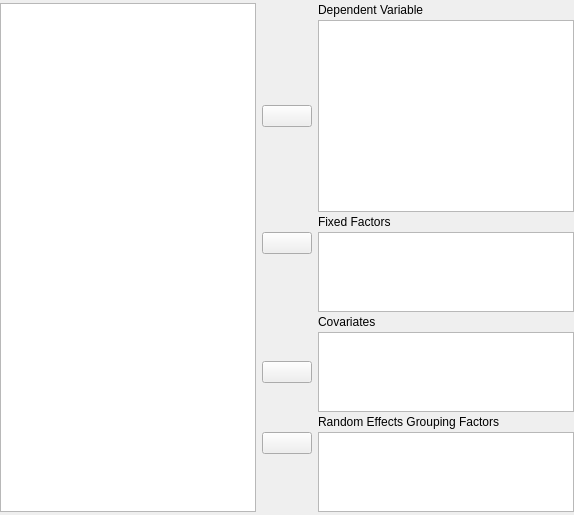
    <widget class="QWidget" name="topWidget" native="true">
     <property name="sizePolicy">
      <sizepolicy hsizetype="Preferred" vsizetype="Fixed">
       <horstretch>0</horstretch>
       <verstretch>0</verstretch>
      </sizepolicy>
     </property>
     <layout class="QGridLayout" name="gridLayout_3">
      <property name="leftMargin">
       <number>0</number>
      </property>
      <property name="topMargin">
       <number>3</number>
      </property>
      <property name="rightMargin">
       <number>0</number>
      </property>
      <property name="bottomMargin">
       <number>3</number>
      </property>
      <property name="verticalSpacing">
       <number>3</number>
      </property>
      <item row="7" column="2">
       <widget class="QLabel" name="label_3">
        <property name="text">
         <string>Random Effects Grouping Factors</string>
        </property>
       </widget>
      </item>
      <item row="1" column="2">
       <widget class="boundSingleItemView" name="dependent">
        <property name="sizePolicy">
         <sizepolicy hsizetype="Expanding" vsizetype="Fixed">
          <horstretch>0</horstretch>
          <verstretch>0</verstretch>
         </sizepolicy>
        </property>
        <property name="minimumSize">
         <size>
          <width>0</width>
          <height>0</height>
         </size>
        </property>
        <property name="maximumSize">
         <size>
          <width>16777215</width>
          <height>16777215</height>
         </size>
        </property>
        <property name="selectionMode">
         <enum>QAbstractItemView::ExtendedSelection</enum>
        </property>
       </widget>
      </item>
      <item row="8" column="2" rowspan="2">
       <widget class="BoundListView" name="randomFactors">
        <property name="sizePolicy">
         <sizepolicy hsizetype="Expanding" vsizetype="Fixed">
          <horstretch>0</horstretch>
          <verstretch>0</verstretch>
         </sizepolicy>
        </property>
        <property name="minimumSize">
         <size>
          <width>0</width>
          <height>80</height>
         </size>
        </property>
        <property name="maximumSize">
         <size>
          <width>16777215</width>
          <height>80</height>
         </size>
        </property>
        <property name="selectionMode">
         <enum>QAbstractItemView::ExtendedSelection</enum>
        </property>
       </widget>
      </item>
      <item row="3" column="2" rowspan="2">
       <widget class="BoundListView" name="fixedFactors">
        <property name="sizePolicy">
         <sizepolicy hsizetype="Expanding" vsizetype="Fixed">
          <horstretch>0</horstretch>
          <verstretch>0</verstretch>
         </sizepolicy>
        </property>
        <property name="minimumSize">
         <size>
          <width>0</width>
          <height>80</height>
         </size>
        </property>
        <property name="maximumSize">
         <size>
          <width>16777215</width>
          <height>80</height>
         </size>
        </property>
        <property name="selectionMode">
         <enum>QAbstractItemView::ExtendedSelection</enum>
        </property>
       </widget>
      </item>
      <item row="6" column="2">
       <widget class="BoundListView" name="fixedCovariates">
        <property name="sizePolicy">
         <sizepolicy hsizetype="Expanding" vsizetype="Fixed">
          <horstretch>0</horstretch>
          <verstretch>0</verstretch>
         </sizepolicy>
        </property>
        <property name="minimumSize">
         <size>
          <width>0</width>
          <height>80</height>
         </size>
        </property>
        <property name="maximumSize">
         <size>
          <width>16777215</width>
          <height>80</height>
         </size>
        </property>
        <property name="selectionMode">
         <enum>QAbstractItemView::ExtendedSelection</enum>
        </property>
       </widget>
      </item>
      <item row="2" column="2">
       <widget class="QLabel" name="label_2">
        <property name="text">
         <string>Fixed Factors</string>
        </property>
       </widget>
      </item>
      <item row="5" column="2">
       <widget class="QLabel" name="label_4">
        <property name="text">
         <string>Covariates</string>
        </property>
       </widget>
      </item>
      <item row="9" column="1">
       <spacer name="verticalSpacer">
        <property name="orientation">
         <enum>Qt::Vertical</enum>
        </property>
        <property name="sizeHint" stdset="0">
         <size>
          <width>20</width>
          <height>0</height>
         </size>
        </property>
       </spacer>
      </item>
      <item row="4" column="1">
       <spacer name="verticalSpacer_1">
        <property name="orientation">
         <enum>Qt::Vertical</enum>
        </property>
        <property name="sizeHint" stdset="0">
         <size>
          <width>20</width>
          <height>0</height>
         </size>
        </property>
       </spacer>
      </item>
      <item row="8" column="1">
       <widget class="AssignButton" name="buttonAssignRandom">
        <property name="sizePolicy">
         <sizepolicy hsizetype="Fixed" vsizetype="Fixed">
          <horstretch>0</horstretch>
          <verstretch>0</verstretch>
         </sizepolicy>
        </property>
        <property name="minimumSize">
         <size>
          <width>50</width>
          <height>0</height>
         </size>
        </property>
        <property name="maximumSize">
         <size>
          <width>50</width>
          <height>16777215</height>
         </size>
        </property>
        <property name="text">
         <string/>
        </property>
       </widget>
      </item>
      <item row="1" column="1">
       <widget class="AssignButton" name="buttonAssignDependent">
        <property name="sizePolicy">
         <sizepolicy hsizetype="Fixed" vsizetype="Fixed">
          <horstretch>0</horstretch>
          <verstretch>0</verstretch>
         </sizepolicy>
        </property>
        <property name="minimumSize">
         <size>
          <width>50</width>
          <height>0</height>
         </size>
        </property>
        <property name="maximumSize">
         <size>
          <width>50</width>
          <height>16777215</height>
         </size>
        </property>
        <property name="text">
         <string/>
        </property>
       </widget>
      </item>
      <item row="0" column="2">
       <widget class="QLabel" name="label">
        <property name="text">
         <string>Dependent Variable</string>
        </property>
       </widget>
      </item>
      <item row="0" column="0" rowspan="10">
       <widget class="AvailableFieldsListView" name="listAvailableFields">
        <property name="sizePolicy">
         <sizepolicy hsizetype="Expanding" vsizetype="Preferred">
          <horstretch>0</horstretch>
          <verstretch>0</verstretch>
         </sizepolicy>
        </property>
        <property name="minimumSize">
         <size>
          <width>210</width>
          <height>0</height>
         </size>
        </property>
        <property name="maximumSize">
         <size>
          <width>16777215</width>
          <height>16777215</height>
         </size>
        </property>
        <property name="selectionMode">
         <enum>QAbstractItemView::ExtendedSelection</enum>
        </property>
       </widget>
      </item>
      <item row="3" column="1">
       <widget class="AssignButton" name="buttonAssignFixed">
        <property name="sizePolicy">
         <sizepolicy hsizetype="Fixed" vsizetype="Fixed">
          <horstretch>0</horstretch>
          <verstretch>0</verstretch>
         </sizepolicy>
        </property>
        <property name="minimumSize">
         <size>
          <width>50</width>
          <height>0</height>
         </size>
        </property>
        <property name="maximumSize">
         <size>
          <width>50</width>
          <height>16777215</height>
         </size>
        </property>
        <property name="text">
         <string/>
        </property>
       </widget>
      </item>
      <item row="6" column="1">
       <widget class="AssignButton" name="buttonAssignCovariates">
        <property name="sizePolicy">
         <sizepolicy hsizetype="Fixed" vsizetype="Fixed">
          <horstretch>0</horstretch>
          <verstretch>0</verstretch>
         </sizepolicy>
        </property>
        <property name="minimumSize">
         <size>
          <width>50</width>
          <height>0</height>
         </size>
        </property>
        <property name="maximumSize">
         <size>
          <width>50</width>
          <height>16777215</height>
         </size>
        </property>
        <property name="text">
         <string/>
        </property>
       </widget>
      </item>
     </layout>
    </widget>
